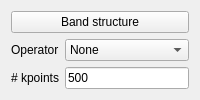
      <widget class="QWidget" name="tab_5">
       <attribute name="title">
        <string>Bands</string>
       </attribute>
       <layout class="QGridLayout" name="gridLayout_20">
        <item row="0" column="0">
         <widget class="QPushButton" name="show_bands">
          <property name="text">
           <string>Band structure</string>
          </property>
         </widget>
        </item>
        <item row="1" column="0">
         <layout class="QGridLayout" name="gridLayout_2">
          <item row="0" column="0">
           <widget class="QLabel" name="label_15">
            <property name="text">
             <string>Operator</string>
            </property>
           </widget>
          </item>
          <item row="0" column="1">
           <widget class="QComboBox" name="bands_color">
            <property name="currentIndex">
             <number>0</number>
            </property>
            <item>
             <property name="text">
              <string>None</string>
             </property>
            </item>
            <item>
             <property name="text">
              <string>Berry</string>
             </property>
            </item>
            <item>
             <property name="text">
              <string>Sx</string>
             </property>
            </item>
            <item>
             <property name="text">
              <string>Sy</string>
             </property>
            </item>
            <item>
             <property name="text">
              <string>Sz</string>
             </property>
            </item>
            <item>
             <property name="text">
              <string>Valley</string>
             </property>
            </item>
            <item>
             <property name="text">
              <string>IPR</string>
             </property>
            </item>
           </widget>
          </item>
          <item row="1" column="0">
           <widget class="QLabel" name="label_9">
            <property name="text">
             <string># kpoints</string>
            </property>
           </widget>
          </item>
          <item row="1" column="1">
           <widget class="QLineEdit" name="nk_bands">
            <property name="text">
             <string>500</string>
            </property>
           </widget>
          </item>
         </layout>
        </item>
       </layout>
      </widget>
